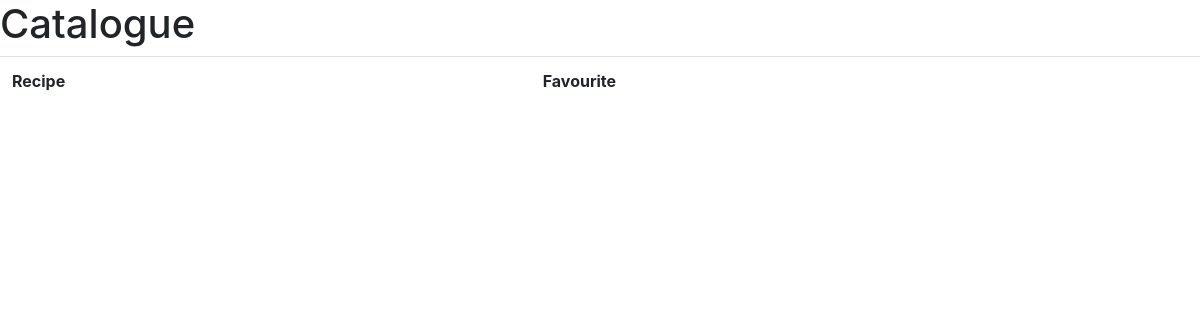
The page /catalogues/catalogue/ on the database as committed earlier.
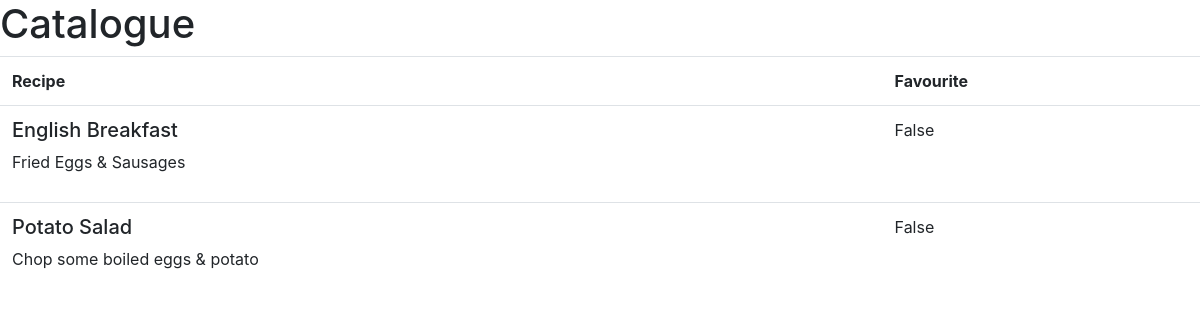
The same page on the database as committed later.
### recipes/models.py (models this page shows, shortened)
class Recipe(models.Model):
    ingredients = models.ManyToManyField(Ingredient)
    name = models.CharField(max_length=50, null=True)
    description = models.TextField(null=True, blank=True)
    favourite = models.BooleanField(default=False, null=True)

### catalogues/views.py (the view)
# urls.py: path('catalogue/', views.catalogue),
def catalogue(request):
    recipes = Recipe.objects.all()
    return render(request, 'catalogues/catalogue.html', {'recipes': recipes})

### catalogues/templates/catalogues/catalogue.html (shortened to what this page needs)
{% extends 'catalogues/base.html' %}
{% block content %}
    <h1>Catalogue</h1>
    <table class="table">
        <tr>
            <th>Recipe</th>
            <th>Favourite</th>
        </tr>
        {% for x in recipes %}
            <tr>
                <td>
                    <h5>{{ x.name }}</h5>
                    <p>{{ x.description }}</p>
                </td>
                <td>{{ x.favourite }}</td>
            </tr>
        {% endfor %}
    </table>
{% endblock %}

### catalogues/templates/catalogues/base.html (shortened to what this page needs)
<!doctype html>
<html lang="en">
<head>
    <link rel="stylesheet" href="https://stackpath.bootstrapcdn.com/bootstrap/4.3.1/css/bootstrap.min.css"
>
</head>
<body>
    {% block content %}
    {% endblock %}
</body>
</html>

Rows that differ between the two databases and show on the page:
added Recipe: name "English Breakfast", description "Fried Eggs & Sausages", favourite "False"
added Recipe: name "Potato Salad", description "Chop some boiled eggs & potato", favourite "False"
